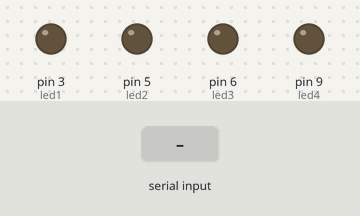
The sketch below on a simulated Arduino Uno, built with avr-gcc and run on an emulated ATmega328P. Shown: output pins drawn as LEDs (lit = HIGH). The test bench sets the inputs (shaded band).

Above: at 1.2 s.
1.3 s: "A" received over Serial
At 2.3 s:
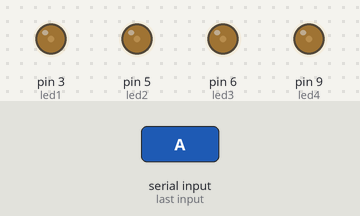
2.8 s: "B" received over Serial
At 3.4 s:
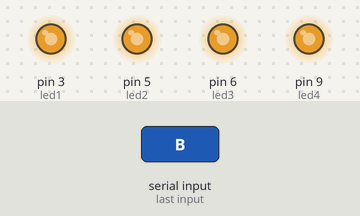
Timing chart, 0 to 5.8 s (numbered marks = the images above; inputs shaded):
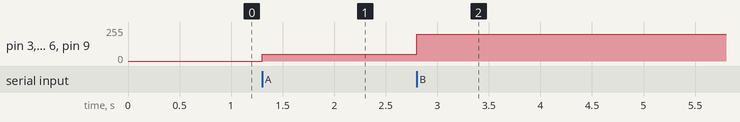

The sketch:

pin_PWM_Arduino.ino
```cpp
int led1 = 3;
int led2 = 5;
int led3 = 6;
int led4 = 9;
//khusus pin PWM
char data;
void setup() {
  // put your setup code here, to run once:
Serial.begin(9600);
pinMode(led1, OUTPUT);
pinMode(led2, OUTPUT);
pinMode(led3, OUTPUT);
pinMode(led4, OUTPUT);
}
void first1()
{
  analogWrite(led1, 50);
  analogWrite(led2, 50);
  analogWrite(led3, 50);
  analogWrite(led4, 50);
}
void second1()
{
  analogWrite(led1, 200);
  analogWrite(led2, 200);
  analogWrite(led3, 200);
  analogWrite(led4, 200);
}
void arduino()
{
  while(Serial.available()>0)
  {
    data = Serial.read();
    if(data=='A')
    {
      first1();
    }
    else if(data == 'B')
    {
      second1();
    }
  }
}
void loop() {
  // put your main code here, to run repeatedly:
arduino();
}
```

Measured:
- after the input at 1.3 s, pin 3 (led1), pin 5 (led2), pin 6 (led3), pin 9 (led4): 0/255 → 50/255 at once
- after the input at 2.8 s, pin 3 (led1), pin 5 (led2), pin 6 (led3), pin 9 (led4): 50/255 → 200/255 at once
